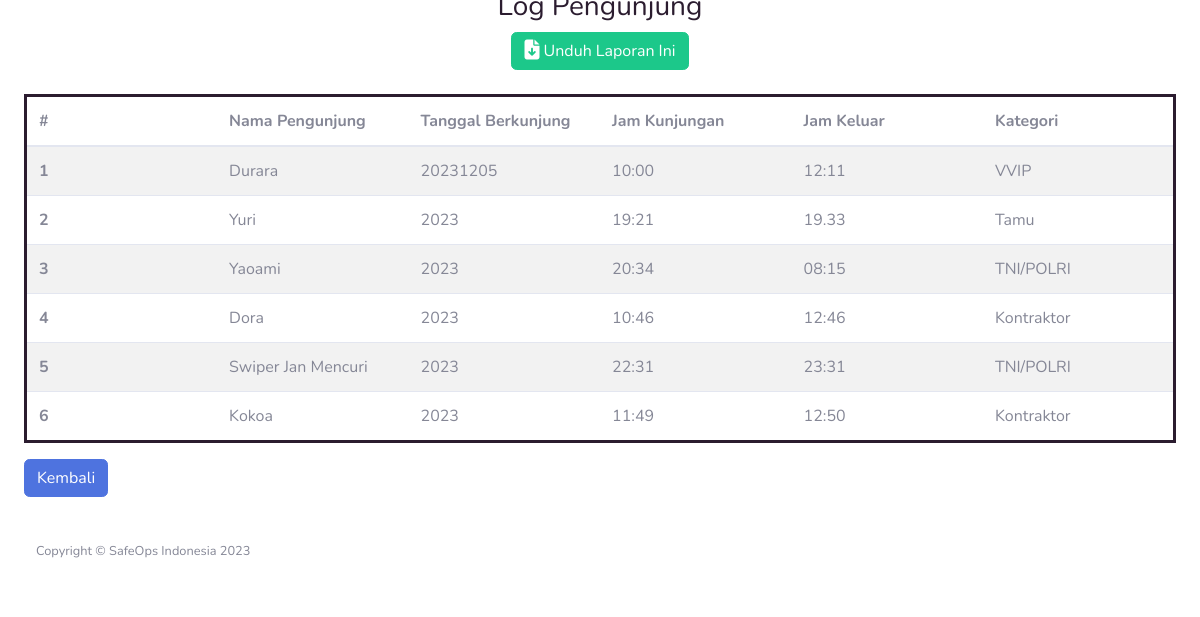
/index.php/visitor/unduhvisitor, run on an earlier commit of the app's database.
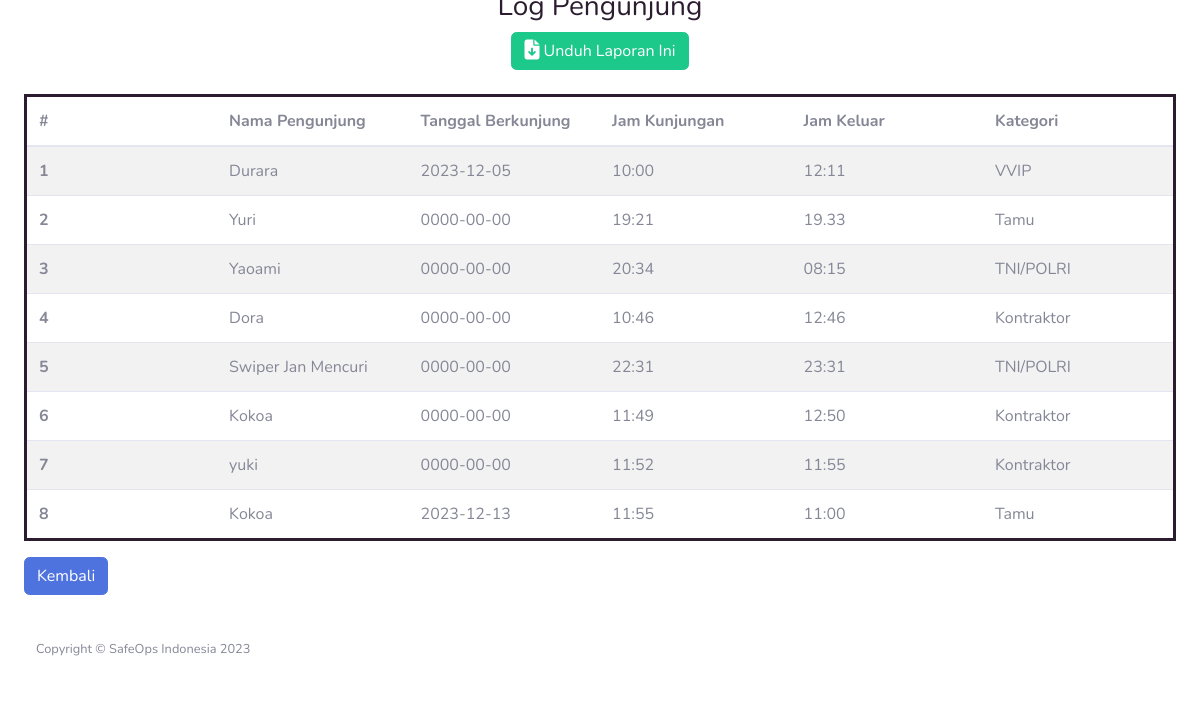
And on a later commit of the database.
### tables this page shows
CREATE TABLE `visitor` (
  `id` int(11) NOT NULL,
  `nopeg` char(6) NOT NULL,
  `nama` varchar(128) NOT NULL,
  `tanggal` date NOT NULL,
  `pengunjung` varchar(128) NOT NULL,
  `jam_masuk` varchar(11) NOT NULL,
  `jam_keluar` varchar(11) DEFAULT NULL,
  `status` varchar(64) NOT NULL,
  `kategori` varchar(64) NOT NULL
);

### application/controllers/Visitor.php (called while the page is built, shortened)
<?php
class Visitor extends CI_Controller
{
    public function unduhvisitor()
    {
        $data['judul'] = "Laporan Tamu";
        $data['user'] = $this->db->get_where('user', ['email' => $this->session->userdata('email')])->row_array();
        $data['keluar'] = $this->db->get_where('visitor', ['status' => 'Sudah keluar'])->result_array();
        $this->load->view('templates/header', $data);
        $this->load->view('visitor/unduhvisitor', $data);
        $this->load->view('templates/footer', $data);
    }
}

### index.php (called while the page is built, shortened)
<?php
require_once BASEPATH.'core/CodeIgniter.php';

### application/views/visitor/unduhvisitor.php (the view, shortened to what this page needs)
<div class="container-fluid">
    <div class="row">
        <div class="col-lg-12">
            <div class="container text-center" style="margin-top: -10px;">
                <h3 style="color: #2B1C2F;">Log Pengunjung</h3>
                <a href="#" id="printButton" class="btn btn-success"><i class="fa-solid fa-file-arrow-down fa-lg"></i> Unduh Laporan Ini</a>
            </div>
            <table class="table table-hover table-striped" style="border: 3px solid #2B1C2F;"><br>
                <thead>
                    <tr>
                        <th scope="col">#</th>
                        <th scope="col" style="width: 16.666%;">Nama Pengunjung</th>
                        <th scope="col" style="width: 16.666%;">Tanggal Berkunjung</th>
                        <th scope="col" style="width: 16.666%;">Jam Kunjungan</th>
                        <th scope="col" style="width: 16.666%;">Jam Keluar</th>
                        <th scope="col" style="width: 16.666%;">Kategori</th>
                    </tr>
                </thead>
                <tbody>
                    <?php $i = 1; ?>
                    <?php foreach ($keluar as $k) : ?>
                        <tr>
                            <th scope="row"><?= $i; ?></th>
                            <td style="width: 16.666%;"><?= $k['pengunjung']; ?></td>
                            <td style="width: 16.666%;"><?= $k['tanggal']; ?></td>
                            <td style="width: 16.666%;"><?= $k['jam_masuk']; ?></td>
                            <td style="width: 16.666%;"> <?= $k['jam_keluar'] ?></td>
                            <td style="width: 16.666%;"><?= $k['kategori']; ?></td>
                        </tr>
                        <?php $i++; ?>
                    <?php endforeach; ?>
                </tbody>
            </table>
            <div class="form-group row">
                <div class="col-sm-4">
                    <a href="<?= base_url('visitor/index') ?>" class="btn btn-primary">Kembali</a>
                </div>
            </div>
        </div>

### application/views/templates/header.php (shortened to what this page needs)
<!DOCTYPE html>
<html lang="en">
<head>
    <link href="<?= base_url('assets/'); ?>vendor/fontawesome-free/css/all.min.css" rel="stylesheet" type="text/css">
    <link rel="stylesheet" href="https://cdnjs.cloudflare.com/ajax/libs/font-awesome/6.2.0/css/all.min.css">
    <link rel="stylesheet" href="https://stackpath.bootstrapcdn.com/bootstrap/4.3.1/css/bootstrap.min.css">
    <link href="<?= base_url('assets/'); ?>css/sb-admin-2.min.css" rel="stylesheet">
</head>
<body id="page-top">
    <div id="wrapper">

### application/views/templates/footer.php (shortened to what this page needs)
<footer class="sticky-footer bg-white">
    <div class="container my-auto">
        <div class="copyright text-center my-auto">
            <span>Copyright &copy; SafeOps Indonesia <?= date('Y') ?></span>
        </div>
    </div>
</footer>
</div>
</div>
</body>
</html>

What changed in the data, as far as the page shows it:
changed visitor "Durara": tanggal "20231205" → "2023-12-05"
changed visitor "Yuri": tanggal "2023" → "0000-00-00"
changed visitor "Yaoami": tanggal "2023" → "0000-00-00"
changed visitor "Dora": tanggal "2023" → "0000-00-00"
changed visitor "Swiper Jan Mencuri": tanggal "2023" → "0000-00-00"
changed visitor (number 6 of 8 on the later page): tanggal "2023" → "0000-00-00"
added visitor: pengunjung "yuki", tanggal "0000-00-00", jam_masuk "11:52", jam_keluar "11:55", kategori "Kontraktor"
added visitor: pengunjung "Kokoa", tanggal "2023-12-13", jam_masuk "11:55", jam_keluar "11:00", kategori "Tamu"
